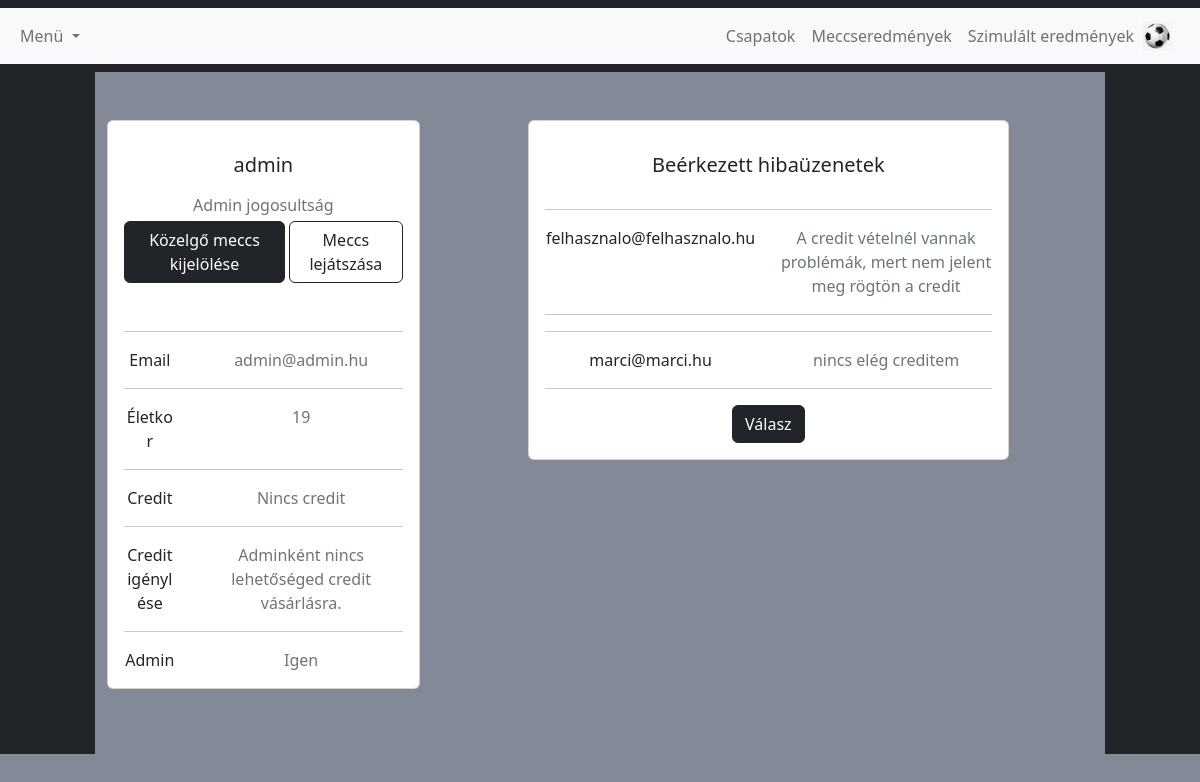
Screenshot of /user.php?loggedIn=true (signed in) with the database file from the repository.
### tables this page shows
CREATE TABLE `uzenetek` (
  `id` int(11) NOT NULL,
  `uzenet` varchar(255) DEFAULT NULL,
  `felhasznaloi_nev` varchar(255) DEFAULT NULL,
  `email_cim` varchar(255) DEFAULT NULL
);

### user.php (the view, shortened to what this page needs)
<?php require_once('header.php');
$serverAddress = 'localhost';
$username = 'root';
$password = '';
$databaseName = 'football_projekt';
$connection = mysqli_connect($serverAddress, $username, $password, $databaseName);
$userDataQuery = "SELECT * FROM registered WHERE id = ". $_SESSION['user']['id'];
$userData = mysqli_fetch_assoc(mysqli_query($connection, $userDataQuery));
?>
<section style="background-color: #838996;">
    <div class="vl">
        <div class="container py-5">
            <div class="row">
                <div class="col-4">
                    <div class="card mb-4">
                        <div class="card-body text-center">
                            <?php
                            if (isset($_SESSION['user'])) {
                                echo '<h5 class="my-3">' . $_SESSION["user"]["username"] . '</h5>';
                            }
                            ?>
                            <?php
                            if ($_SESSION['user']['admin'] == 1) {
                                echo '<p class="text-muted mb-1"> Admin jogosultság </p>';
                            } else {
                                echo '<p class="text-muted mb-1"> Regisztrált felhasználó </p>';
                            }
                            ?>
                            <?php
                            if ($_SESSION['user']['admin'] == 1) {
                                echo '<div class="d-flex justify-content-center mb-2">
                            <form action="kozelgo_meccs.php">
                                <button type="submit" class="btn btn-dark">Közelgő meccs kijelölése</button>
                            </form>
                            <form action="meccs_lejatszasa.php">
                                <button type="submit" class="btn btn-outline-dark ms-1">Meccs lejátszása</button>
                            </form>
                        </div>';
                            }
                            ?>
                            <br>
                            <hr>
                            <div class="row">
                                <div class="col-sm-3">
                                    <p class="mb-0">Email</p>
                                </div>
                                <div class="col-sm-9">
                                    <?php
                                    if (isset($_SESSION['user'])) {
                                        echo '<p class="text-muted mb-0">' . $_SESSION["user"]["email"] . '</p>';
                                    }
                                    ?>
                                </div>
                            </div>
                            <hr>
                            <div class="row">
                                <div class="col-sm-3">
                                    <p class="mb-0">Életkor</p>
                                </div>
                                <div class="col-sm-9">
                                    <?php
                                    if (isset($_SESSION['user'])) {
                                        echo '<p class="text-muted mb-0">' . $_SESSION["user"]["eletkor"] . '</p>';
                                    }
                                    ?>
                                </div>
                            </div>
                            <hr>
                            <div class="row">
                                <div class="col-sm-3">
                                    <p class="mb-0">Credit</p>
                                </div>
                                <div class="col-sm-9">
                                    <?php
                                    if ($_SESSION['user']['admin'] == 1) {
                                        echo '<p class="text-muted mb-0">Nincs credit</p>';
                                    } else {
                                        if (isset($_SESSION['user'])) {
                                            echo '<p class="text-muted mb-0">' . $userData["credit"] . ' CR </p>';
                                        }
                                    }
                                    ?>
                                </div>
                            </div>
                            <hr>
                            <div class="row">
                                <div class="col-sm-3">
                                    <p class="mb-0">Credit igénylése</p>
                                </div>
                                <div class="col-sm-9">
                                    <?php
                                    if ($_SESSION['user']['admin'] == 1) {
                                        echo '<p class="text-muted mb-0">Adminként nincs lehetőséged credit vásárlásra.</p>';
                                    }
                                    ?>
                                </div>
                            </div>
                            <hr>
                            <div class="row">
                                <div class="col-sm-3">
                                    <p class="mb-0">Admin</p>
                                </div>
                                <div class="col-sm-9">
                                    <?php
                                    if ($_SESSION['user']['admin'] == 1) {
                                        echo '<p class="text-muted mb-0"> Igen </p>';
                                    } else {
                                        echo '<p class="text-muted mb-0"> Nem </p>';
                                    }
                                    ?>
                                </div>
                            </div>
                        </div>
                    </div>
                </div>
                <div class="col-1">
                </div>
                <?php
                if ($_SESSION['user']['admin'] == 1) {
                    $sql = $connection->query('SELECT * FROM uzenetek');
                    echo '<div class="col-6">
                    <div class="card mb-4">
                       <div class="card-body text-center">
                 <h5 class="my-3">Beérkezett hibaüzenetek</h5>
                 <div class="d-flex justify-content-center mb-2">
                                         </div>';
                    while ($row = $sql->fetch_array()) {
                        echo '
                                                 <hr>
                                                 <div class="row">
                                                     <div class="col-sm-6">
                                                         <p class="mb-0">' . $row['email_cim'] . '</p>
                                                     </div>
                                                     <div class="col-sm-6">
                                                         <p class="text-muted mb-0">' . $row['uzenet'] . '</p>
                                                     </div>
                                                 </div>
                                                 <hr>
                                            ';
                    }
                    echo ' <div class="text-center">
                    <form action="admin_valasz.php">
                    <button class="btn btn-dark">Válasz</button>
                    <form>
                       </div>
                     </div>
                    </div>
                </div>';
                }
                ?>
            </div>
        </div>
    </div>
    <div class="vl"></div>
</section>
<?php require_once('footer.php') ?>

### user.php (style rules this page uses)
.vl { border-left: 95px solid #212529; border-right: 95px solid #212529; height: 341px; }

### rows the page displays
uzenetek: email_cim "felhasznalo@felhasznalo.hu", uzenet "A credit vételnél vannak problémák, mert nem jelent meg rögtön a credit"
uzenetek: email_cim "marci@marci.hu", uzenet "nincs elég creditem"

### other values shown
$_SESSION["user"]["username"] "admin"
$_SESSION["user"]["email"] "admin@admin.hu"
$_SESSION["user"]["eletkor"] "19"
